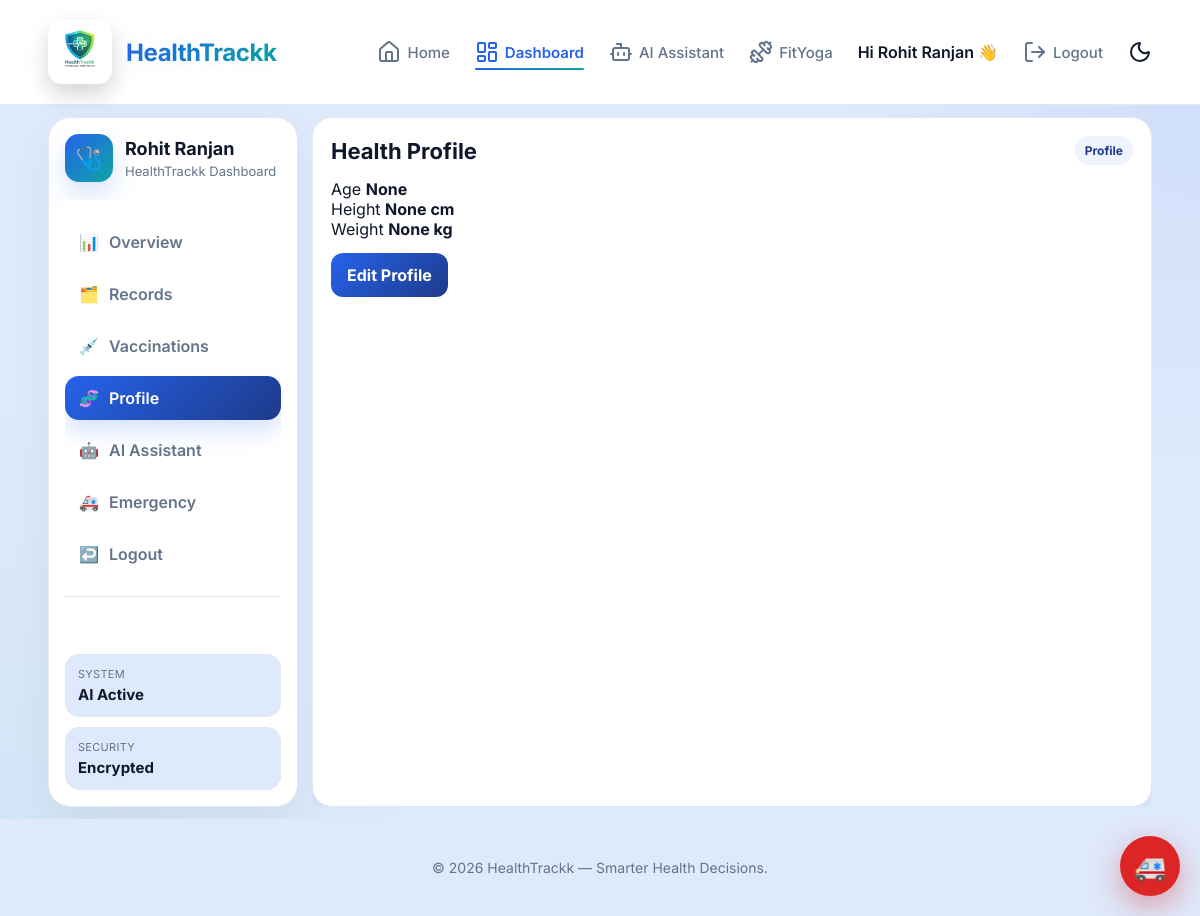
/dashboard?tab=profile (signed in), run on an earlier commit of the app's database.
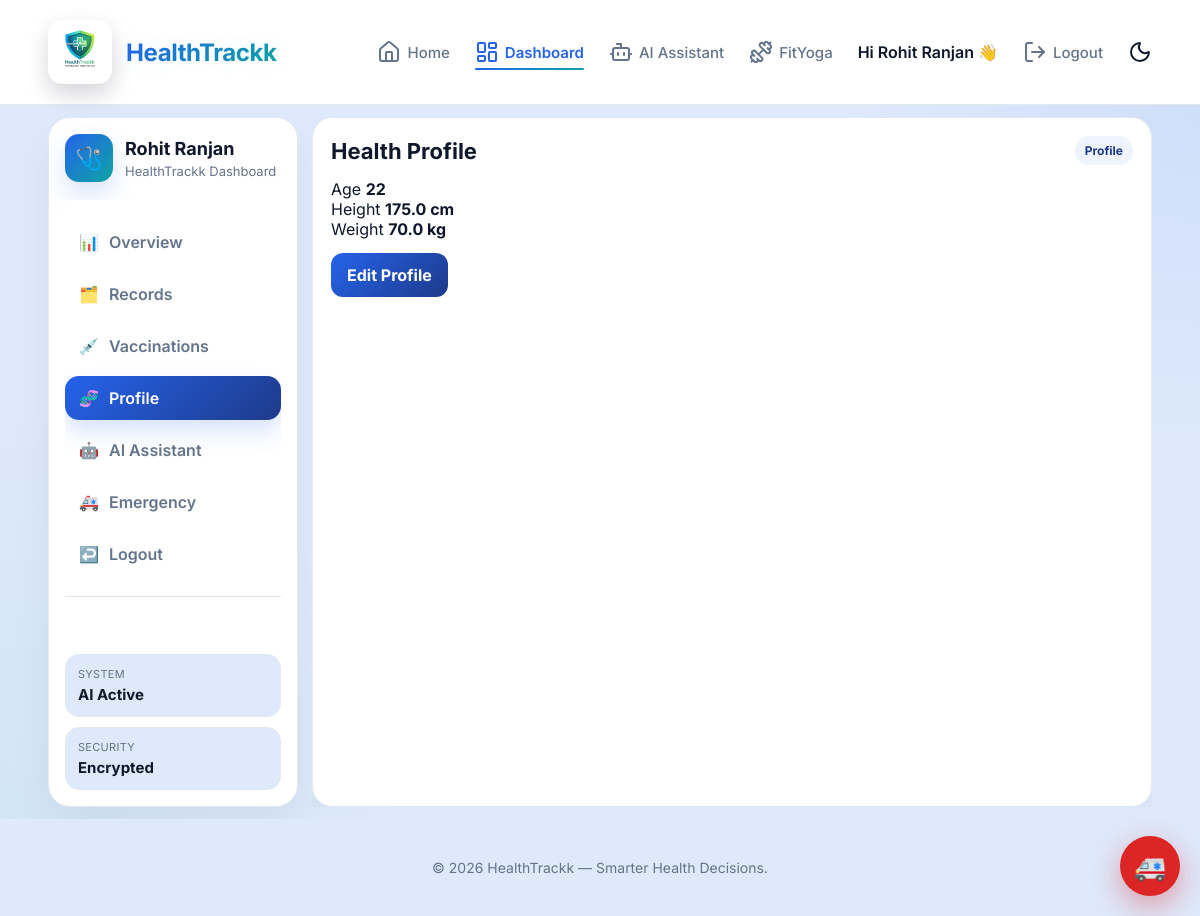
And on a later commit of the database.
### tables this page shows
CREATE TABLE users (
    user_id INTEGER PRIMARY KEY AUTOINCREMENT,
    name TEXT NOT NULL,
    email TEXT UNIQUE NOT NULL,
    password TEXT NOT NULL,
    age INTEGER,
    gender TEXT,
    height REAL,
    weight REAL,
    created_at DATETIME DEFAULT CURRENT_TIMESTAMP
, is_verified INTEGER DEFAULT 0);

### app.py (the view, shortened to what this page needs)
@app.route("/dashboard", methods=["GET", "POST"])
@login_required
def dashboard():
    tab = request.args.get("tab", "overview")
    user_id = session["user_id"]
    dashboard_data = fetch_dashboard_context(user_id)
    return render_template(
        "dashboard.html",
        active_tab=tab,
        **dashboard_data,
    )

### templates/dashboard.html (shortened to what this page needs)
{% extends "base.html" %}
{% block content %}
{% set total_predictions = predictions|length %}
{% set high_risk_count = predictions|selectattr("2", "equalto", "High")|list|length %}
{% set last_prediction = predictions[0][0] if predictions else "No Data" %}
<section class="dashboard-page">
    <div class="container dashboard-layout">
        <aside class="dashboard-sidebar">
            <div class="sidebar-card">
                <div class="sidebar-user">
                    <div class="sidebar-avatar">🩺</div>
                    <div>
                        <h3>{{ session["user_name"] }}</h3>
                        <p>HealthTrackk Dashboard</p>
                    </div>
                </div>
                <nav class="sidebar-nav">
                    <a href="/dashboard?tab=overview" class="tab-link {% if active_tab == 'overview' %}active-tab{% endif %}">
                        <span class="nav-icon">📊</span>
                        <span>Overview</span>
                    </a>
                    <a href="/dashboard?tab=records" class="tab-link {% if active_tab == 'records' %}active-tab{% endif %}">
                        <span class="nav-icon">🗂️</span>
                        <span>Records</span>
                    </a>
                    <a href="/dashboard?tab=vaccinations" class="tab-link {% if active_tab == 'vaccinations' %}active-tab{% endif %}">
                        <span class="nav-icon">💉</span>
                        <span>Vaccinations</span>
                    </a>
                    <a href="/dashboard?tab=profile" class="tab-link {% if active_tab == 'profile' %}active-tab{% endif %}">
                        <span class="nav-icon">🧬</span>
                        <span>Profile</span>
                    </a>
                    <a href="/dashboard?tab=assistant" class="tab-link {% if active_tab == 'assistant' %}active-tab{% endif %}">
                        <span class="nav-icon">🤖</span>
                        <span>AI Assistant</span>
                    </a>
                    <a href="/dashboard?tab=emergency" class="tab-link {% if active_tab == 'emergency' %}active-tab{% endif %}">
                        <span class="nav-icon">🚑</span>
                        <span>Emergency</span>
                    </a>
                    <a href="/logout" class="logout-link">
                        <span class="nav-icon">↩️</span>
                        <span>Logout</span>
                    </a>
                </nav>
                <div class="sidebar-bottom">
                    <div class="sidebar-mini">
                        <span class="mini-label">System</span>
                        <strong>AI Active</strong>
                    </div>
                    <div class="sidebar-mini">
                        <span class="mini-label">Security</span>
                        <strong>Encrypted</strong>
                    </div>
                </div>
            </div>
        </aside>
        <main class="dashboard-main">
            {% if active_tab == "overview" %}
            <div class="kpi-grid">
                <div class="kpi-card kpi-primary">
                    <div class="kpi-top">
                        <span class="kpi-label">Health Score</span>
                        <span class="kpi-icon">💙</span>
                    </div>
                    <h2>{{ health_score }}</h2>
                    <p>/100 Overall</p>
                </div>
                <div class="kpi-card">
                    <div class="kpi-top">
                        <span class="kpi-label">Predictions</span>
                        <span class="kpi-icon">📈</span>
                    </div>
                    <h2>{{ total_predictions }}</h2>
                    <p>Total Records</p>
                </div>
                <div class="kpi-card">
                    <div class="kpi-top">
                        <span class="kpi-label">High Risk</span>
                        <span class="kpi-icon">⚠️</span>
                    </div>
                    <h2>{{ high_risk_count }}</h2>
                    <p>Critical Results</p>
                </div>
                <div class="kpi-card">
                    <div class="kpi-top">
                        <span class="kpi-label">Latest</span>
                        <span class="kpi-icon">🧾</span>
                    </div>
                    <h2 class="small-kpi">{{ last_prediction }}</h2>
                    <p>Most Recent Assessment</p>
                </div>
            </div>
            <div class="overview-grid">
                <div class="left-panel">
                    <div class="panel-card">
                        <div class="panel-head">
                            <h3>Risk Overview</h3>
                            <span class="panel-badge">Live Data</span>
                        </div>
                        <div class="risk-grid">
                            {% set heart_pred = predictions|selectattr("0", "equalto", "Heart Disease")|list %}
                            {% set diabetes_pred = predictions|selectattr("0", "equalto", "Diabetes")|list %}
                            {% set stroke_pred = predictions|selectattr("0", "equalto", "Stroke")|list %}
                            {% set heart_prob = ((heart_pred[0][1] * 100) | round(1)) if heart_pred else 0 %}
                            {% set diabetes_prob = ((diabetes_pred[0][1] * 100) | round(1)) if diabetes_pred else 0 %}
                            {% set stroke_prob = ((stroke_pred[0][1] * 100) | round(1)) if stroke_pred else 0 %}
                            <div class="risk-card">
                                <div class="risk-row">
                                    <div>
                                        <span class="risk-name">❤️ Heart</span>
                                        <strong>{{ heart_prob }}%</strong>
                                    </div>
                                    <span class="risk-tag">Cardiac</span>
                                </div>
                                <div class="risk-bar"><div class="risk-fill heart" style="width: {{ heart_prob }}%;"></div></div>
                            </div>
                            <div class="risk-card">
                                <div class="risk-row">
                                    <div>
                                        <span class="risk-name">🩸 Diabetes</span>
                                        <strong>{{ diabetes_prob }}%</strong>
                                    </div>
                                    <span class="risk-tag">Metabolic</span>
                                </div>
                                <div class="risk-bar"><div class="risk-fill diabetes" style="width: {{ diabetes_prob }}%;"></div></div>
                            </div>
                            <div class="risk-card">
                                <div class="risk-row">
                                    <div>
                                        <span class="risk-name">🧠 Stroke</span>
                                        <strong>{{ stroke_prob }}%</strong>
                                    </div>
                                    <span class="risk-tag">Neurology</span>
                                </div>
                                <div class="risk-bar"><div class="risk-fill stroke" style="width: {{ stroke_prob }}%;"></div></div>
                            </div>
                        </div>
                    </div>
                    <div class="panel-card table-panel">
                        <div class="panel-head">
                            <h3>Recent Predictions</h3>
                            <span class="panel-badge">{{ total_predictions }} entries</span>
                        </div>
                        <div class="table-wrap">
                            <table class="prediction-table">
                                <thead>
                                    <tr>
                                        <th>Disease</th>
                                        <th>Risk</th>
                                        <th>Probability</th>
                                    </tr>
                                </thead>
                                <tbody>
                                    {% if predictions %}
                                        {% for p in predictions %}
                                        <tr>
                                            <td>{{ p[0] }}</td>
                                            <td>
                                                <span class="risk-pill
                                                    {% if p[2] == 'High' %}pill-high
                                                    {% elif p[2] == 'Moderate' %}pill-moderate
                                                    {% else %}pill-low
                                                    {% endif %}">
                                                    {{ p[2] }}
                                                </span>
                                            </td>
                                            <td>{{ (p[1] * 100) | round(1) }}%</td>
                                        </tr>
                                        {% endfor %}
                                    {% else %}
                                        <tr>
                                            <td colspan="3" class="empty-cell">No predictions yet</td>
                                        </tr>
                                    {% endif %}
                                </tbody>
                            </table>
                        </div>
                    </div>
                </div>
                <div class="right-panel">
                    <div class="panel-card compact-card hospital-panel-card">
                        <div class="panel-head">
                            <h3>Nearby Hospitals</h3>
                            <span class="panel-badge">GPS</span>
                        </div>
                        <div class="hospital-hero">
                            <div class="hospital-hero-icon-wrap">
                                <div class="hospital-hero-icon">🏥</div>
                                <div class="hospital-hero-pulse"></div>
                            </div>
                            <div class="hospital-hero-copy">
                                <strong>Find care near you</strong>
                                <p>Live location search with map preview, route and contact details.</p>
                            </div>
                        </div>
                        <button class="primary-btn" onclick="getLocation()">📍 Find Hospitals</button>
                        <p id="location-status" class="status-text"></p>
                        <div id="hospital-results" class="hospital-results"></div>
                    </div>
                    <div class="panel-card compact-card emergency-card">
                        <div class="panel-head">
                            <h3>Emergency</h3>
                            <span class="panel-badge danger-badge">Urgent</span>
                        </div>
                        <div class="emergency-stats">
                            <div class="emergency-mini">
                                <span>Ambulance</span>
                                <strong>108</strong>
                            </div>
                            <div class="emergency-mini">
                                <span>Status</span>
                                <strong>Ready</strong>
                            </div>
                        </div>
                        <button class="panic-btn" onclick="openEmergencyModal()">🚨 Open Emergency Panel</button>
                    </div>
                </div>
            </div>
            {% elif active_tab == "profile" %}
            <div class="single-tab-card">
                <div class="panel-head">
                    <h3>Health Profile</h3>
                    <span class="panel-badge">Profile</span>
                </div>
                <div class="profile-grid">
  <div class="profile-box">
    <span>Age</span>
    <strong>{{ profile.age if profile else "--" }}</strong>
  </div>
  <div class="profile-box">
    <span>Height</span>
    <strong>{{ profile.height if profile else "--" }} cm</strong>
  </div>
  <div class="profile-box">
    <span>Weight</span>
    <strong>{{ profile.weight if profile else "--" }} kg</strong>
  </div>
</div>
<a href="/fill" class="primary-link-btn">Edit Profile</a>
                </div>
            </div>
            {% endif %}
</section>
{% endblock %}

### templates/base.html (shortened to what this page needs)
<!DOCTYPE html>
<html lang="en">
<head>
</head>
<body>
<nav>
    <div class="container nav-inner">
        <a href="/" class="logo">
            <img src="{{ url_for('static', filename='healthtrackk-logo.png') }}" alt="HealthTrackk logo">
            <span>HealthTrackk</span>
        </a>
        <div class="nav-links">
            <a href="/" class="{% if request.path == '/' %}active{% endif %}">
                <i data-lucide="home"></i>
                <span>{{ _("Home") }}</span>
            </a>
            <a href="/dashboard" class="{% if request.path == '/dashboard' %}active{% endif %}">
                <i data-lucide="layout-dashboard"></i>
                <span>{{ _("Dashboard") }}</span>
            </a>
            <a href="/chatbot" class="{% if request.path == '/chatbot' %}active{% endif %}">
                <i data-lucide="bot"></i>
                <span>{{ _("AI Assistant") }}</span>
            </a>
            <a href="/fityoga" class="{% if request.path == '/fityoga' %}active{% endif %}">
                <i data-lucide="dumbbell"></i>
                <span>FitYoga</span>
            </a>
            {% if "user_id" in session %}
                <span style="font-weight:600;">
                    Hi {{ session["user_name"] }} 👋
                </span>
                <a href="/logout">
                    <i data-lucide="log-out"></i>
                    <span>{{ _("Logout") }}</span>
                </a>
            {% endif %}
            <button id="themeToggle" class="theme-btn">
                <i id="themeIcon" data-lucide="moon"></i>
            </button>
        </div>
    </div>
</nav>
{% block content %}{% endblock %}
<footer>
    {{ _("© 2026 HealthTrackk — Smarter Health Decisions.") }}
</footer>
<button class="floating-emergency" onclick="openEmergencyModal()">
    🚑
</button>
</body>
</html>

What changed in the data, as far as the page shows it:
changed users "Rohit Ranjan": age (not shown) → "22"; height (not shown) → "175.0"; weight (not shown) → "70.0"
Also different on the page:
{{ profile.age if profile else "--" }}: "None" → (not shown)
{{ profile.height if profile else "--" }}: "None" → (not shown)
{{ profile.weight if profile else "--" }}: "None" → (not shown)
